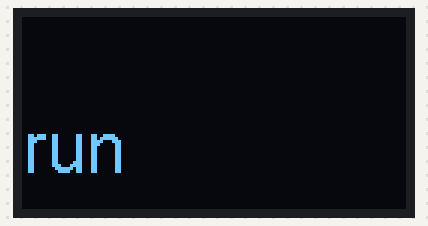
Simulated run of this sketch. Board: ESP32. Shown: 128×64 one-colour display. WiFi joins after 1.5 s; servers stay silent unless stated; what the sketch prints to the serial monitor is not drawn.

Above: at 2.8 s.

The sketch:

processing_chat.ino
```cpp
#include<WiFi.h>
#include<Wire.h>
#include<math.h>
#include"SSD1306.h"

SSD1306 display(0x3c, 21, 22);

WiFiClient client;

int count = 0;
String str = "";
String s = "";
boolean flag = true;

const char* ssid = "Buffalo-B700";
const char* pass = "pxehn3csh3p4t";
const char* host = "192.168.11.3";
const int port = 50000;

volatile SemaphoreHandle_t timerSemaphore;
hw_timer_t *timer1 = NULL;
portMUX_TYPE timerMux = portMUX_INITIALIZER_UNLOCKED;

void IRAM_ATTR onTimer1()
{
	portENTER_CRITICAL_ISR(&timerMux);
	xSemaphoreGiveFromISR(timerSemaphore, NULL);
	portEXIT_CRITICAL_ISR(&timerMux);
}

void setup()
{
	Serial.begin(115200);
	WiFi.begin(ssid, pass);
	Serial.println("Connecting.");
	while(WiFi.status() != WL_CONNECTED){
		Serial.print(".");
		delay(500);
	}
	Serial.println("\nWiFi connected - IP address: ");
	Serial.println(WiFi.localIP());
	Serial.print("Connectiong to TCP server .");
	while(!client.connect(host, port)){	//TCPサーバへの接続要求
		Serial.print(".");
		delay(500);
	}
	client.print("start");
	Serial.println("\nstart");

	timerSemaphore = xSemaphoreCreateBinary();
	timer1 = timerBegin(0, 80, true);
	timerAttachInterrupt(timer1, &onTimer1, true);
	timerAlarmWrite(timer1, 1000000, true);
	timerAlarmEnable(timer1);

	display.init();
	display.setFont(ArialMT_Plain_24);
}

void loop() {
	if(xSemaphoreTake(timerSemaphore, 0) == pdTRUE){
		if(flag){
			double x = 10 * sin(3.14/4*count/10) + 10;
			char mess[10];
			sprintf(mess, "%f", x);
			Serial.println(mess);
			client.print(mess);	//空だと送ってくれない
			++count;
		}
		else{
			client.print(" ");
		}
	}
	s = client.readStringUntil('\n');	//パケットに改行文字は含まれていない
	if(s == ""){	//空の状態はなにもしない
	}
	else{
		str = s;
		Serial.println(str);
		if(str == "run"){
			flag = true;
		}
		else if(str == "stop"){
			flag = false;
		}
	}
	display.clear();
	display.drawString(0, 0, str);
	if(flag){
		display.drawString(0, 30, "run");
	}
	else{
		display.drawString(0, 30, "stop");
	}
	display.display();
}
```
